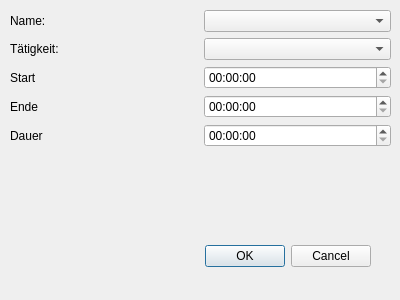
<?xml version="1.0" encoding="UTF-8"?>
<ui version="4.0">
 <class>EditTaskDlg</class>
 <widget class="QDialog" name="EditTaskDlg">
  <property name="geometry">
   <rect>
    <x>0</x>
    <y>0</y>
    <width>400</width>
    <height>300</height>
   </rect>
  </property>
  <property name="windowTitle">
   <string>Dialog</string>
  </property>
  <widget class="QDialogButtonBox" name="buttonBox">
   <property name="geometry">
    <rect>
     <x>30</x>
     <y>240</y>
     <width>341</width>
     <height>32</height>
    </rect>
   </property>
   <property name="orientation">
    <enum>Qt::Horizontal</enum>
   </property>
   <property name="standardButtons">
    <set>QDialogButtonBox::Cancel|QDialogButtonBox::Ok</set>
   </property>
  </widget>
  <widget class="QWidget" name="gridLayoutWidget">
   <property name="geometry">
    <rect>
     <x>10</x>
     <y>10</y>
     <width>381</width>
     <height>221</height>
    </rect>
   </property>
   <layout class="QGridLayout" name="gridLayout">
    <item row="4" column="1">
     <widget class="QTimeEdit" name="timeEdit_3"/>
    </item>
    <item row="1" column="1">
     <widget class="QComboBox" name="comboBox_2"/>
    </item>
    <item row="2" column="0">
     <widget class="QLabel" name="label">
      <property name="text">
       <string>Start</string>
      </property>
     </widget>
    </item>
    <item row="3" column="0">
     <widget class="QLabel" name="label_3">
      <property name="text">
       <string>Ende</string>
      </property>
     </widget>
    </item>
    <item row="3" column="1">
     <widget class="QTimeEdit" name="timeEdit_2"/>
    </item>
    <item row="2" column="1">
     <widget class="QTimeEdit" name="timeEdit"/>
    </item>
    <item row="0" column="0">
     <widget class="QLabel" name="label_2">
      <property name="text">
       <string>Name:</string>
      </property>
     </widget>
    </item>
    <item row="4" column="0">
     <widget class="QLabel" name="label_4">
      <property name="text">
       <string>Dauer</string>
      </property>
     </widget>
    </item>
    <item row="0" column="1">
     <widget class="QComboBox" name="comboBox"/>
    </item>
    <item row="1" column="0">
     <widget class="QLabel" name="label_5">
      <property name="text">
       <string>Tätigkeit:</string>
      </property>
     </widget>
    </item>
    <item row="5" column="0">
     <spacer name="verticalSpacer">
      <property name="orientation">
       <enum>Qt::Vertical</enum>
      </property>
      <property name="sizeHint" stdset="0">
       <size>
        <width>20</width>
        <height>40</height>
       </size>
      </property>
     </spacer>
    </item>
    <item row="5" column="1">
     <spacer name="verticalSpacer_2">
      <property name="orientation">
       <enum>Qt::Vertical</enum>
      </property>
      <property name="sizeHint" stdset="0">
       <size>
        <width>20</width>
        <height>40</height>
       </size>
      </property>
     </spacer>
    </item>
   </layout>
  </widget>
 </widget>
 <resources/>
 <connections>
  <connection>
   <sender>buttonBox</sender>
   <signal>accepted()</signal>
   <receiver>EditTaskDlg</receiver>
   <slot>accept()</slot>
   <hints>
    <hint type="sourcelabel">
     <x>248</x>
     <y>254</y>
    </hint>
    <hint type="destinationlabel">
     <x>157</x>
     <y>274</y>
    </hint>
   </hints>
  </connection>
  <connection>
   <sender>buttonBox</sender>
   <signal>rejected()</signal>
   <receiver>EditTaskDlg</receiver>
   <slot>reject()</slot>
   <hints>
    <hint type="sourcelabel">
     <x>316</x>
     <y>260</y>
    </hint>
    <hint type="destinationlabel">
     <x>286</x>
     <y>274</y>
    </hint>
   </hints>
  </connection>
 </connections>
</ui>
